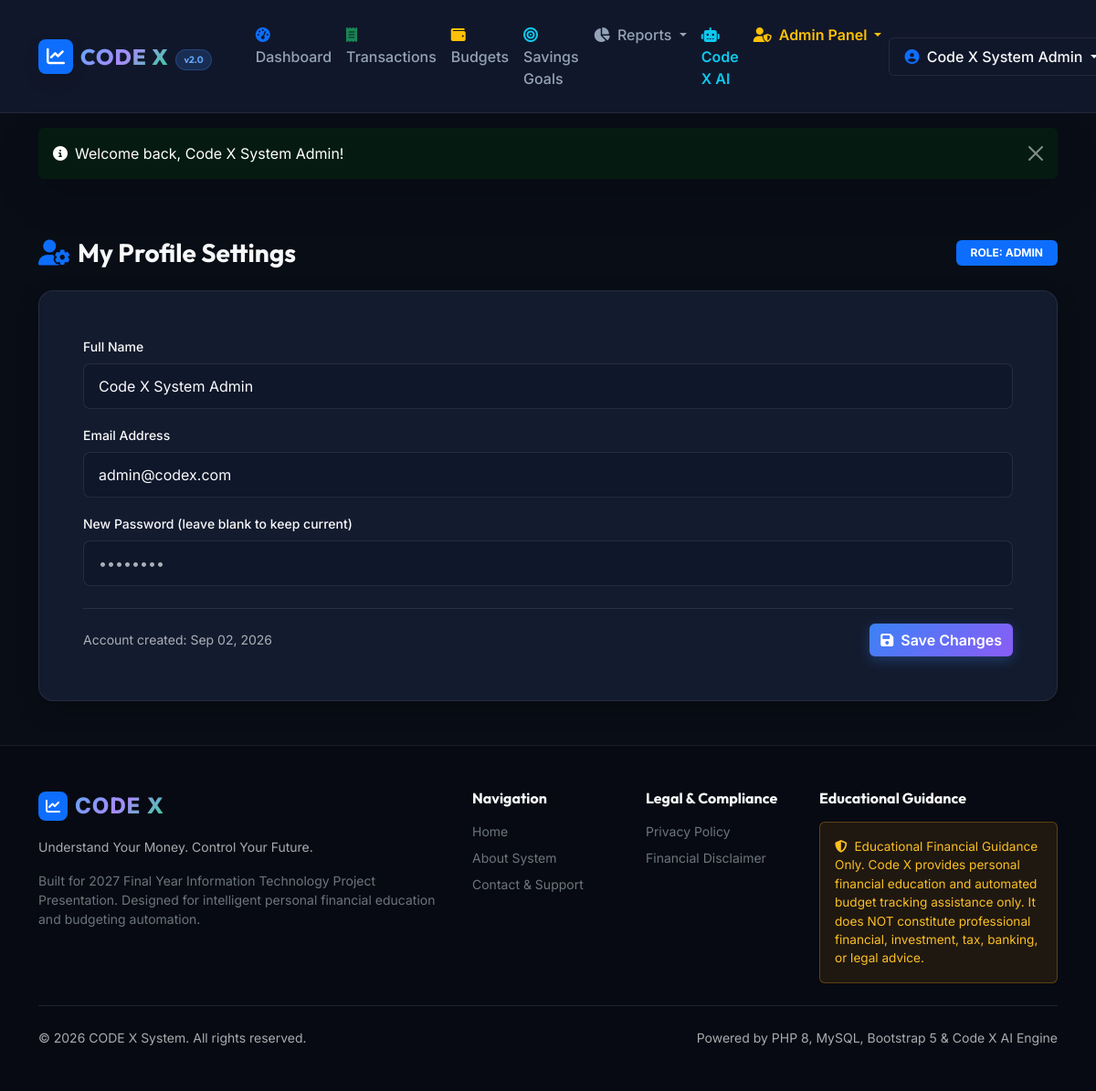
The page /auth/profile.php (signed in) on the database its author committed.
### tables this page shows
CREATE TABLE `users` (
  `id` INT AUTO_INCREMENT PRIMARY KEY,
  `full_name` VARCHAR(100) NOT NULL,
  `email` VARCHAR(150) NOT NULL UNIQUE,
  `password` VARCHAR(255) NOT NULL,
  `role` ENUM('user', 'admin') NOT NULL DEFAULT 'user',
  `created_at` TIMESTAMP DEFAULT CURRENT_TIMESTAMP,
  `updated_at` TIMESTAMP DEFAULT CURRENT_TIMESTAMP ON UPDATE CURRENT_TIMESTAMP
);

### config/app.php (called while the page is built, shortened)
<?php
function sanitize($data) {
    return htmlspecialchars(trim((string)$data), ENT_QUOTES, 'UTF-8');
}
function formatDate($dateStr) {
    return date('M d, Y', strtotime($dateStr));
}
?>

### auth/profile.php (the view, shortened to what this page needs)
<?php
require_once __DIR__ . '/../config/app.php';
$db = getDBConnection();
$userId = $_SESSION['user_id'];
$stmt = $db->prepare("SELECT * FROM users WHERE id = :id");
$stmt->execute([':id' => $userId]);
$user = $stmt->fetch();
require_once __DIR__ . '/../includes/header.php';
?>
<div class="container py-5">
    <div class="max-w-2xl mx-auto">
        <div class="d-flex align-items-center justify-content-between mb-4">
            <h1 class="h3 font-heading text-light mb-0"><i class="fa-solid fa-user-gear me-2 text-primary"></i>My Profile Settings</h1>
            <span class="badge bg-primary px-3 py-2 text-uppercase">Role: <?= sanitize($user['role']) ?></span>
        </div>
        <div class="codex-card p-4 p-md-5">
            <form action="profile.php" method="POST">
                <div class="mb-3">
                    <label class="form-label text-light small fw-medium">Full Name</label>
                    <input type="text" name="full_name" class="form-control" value="<?= sanitize($user['full_name']) ?>" required>
                </div>
                <div class="mb-3">
                    <label class="form-label text-light small fw-medium">Email Address</label>
                    <input type="email" name="email" class="form-control" value="<?= sanitize($user['email']) ?>" required>
                </div>
                <div class="mb-4">
                    <label class="form-label text-light small fw-medium">New Password (leave blank to keep current)</label>
                    <input type="password" name="new_password" class="form-control" placeholder="••••••••">
                </div>
                <div class="d-flex justify-content-between align-items-center pt-3 border-top border-secondary border-opacity-25">
                    <span class="small text-muted">Account created: <?= formatDate($user['created_at']) ?></span>
                    <button type="submit" class="btn btn-codex-primary">
                        <i class="fa-solid fa-floppy-disk me-2"></i>Save Changes
                    </button>
                </div>
            </form>
        </div>
    </div>
</div>
<?php require_once __DIR__ . '/../includes/footer.php'; ?>

### assets/css/style.css (style rules this page uses)
:root { --codex-bg-dark: #090d16; --codex-card-bg: #131b2e; --codex-card-hover: #1a243d; --codex-border: rgba(255, 255, 255, 0.08); --codex-border-hover: rgba(59, 130, 246, 0.4); --codex-primary: #3b82f6; --codex-primary-glow: rgba(59, 130, 246, 0.3); --codex-secondary: #6366f1; --codex-success: #10b981; --codex-success-glow: rgba(16, 185, 129, 0.25); --codex-danger: #ef4444; --codex-danger-glow: rgba(239, 68, 68, 0.25); --codex-warning: #f59e0b; --codex-info: #06b6d4; --codex-text-main: #f8fafc; --codex-text-muted: #94a3b8; --codex-text-dim: #64748b; --codex-gradient-hero: linear-gradient(135deg, #090d16 0%, #1e1b4b 50%, #090d16 100%); --codex-gradient-accent: linear-gradient(135deg, #3b82f6 0%, #8b5cf6 100%); --codex-gradient-income: linear-gradient(135deg, #059669 0%, #10b981 100%); --codex-gradient-expense: linear-gradient(135deg, #dc2626 0%, #ef4444 100%); --codex-gradient-balance: linear-gradient(135deg, #2563eb 0%, #6366f1 100%); }
body { background-color: var(--codex-bg-dark); color: var(--codex-text-main); font-family: 'Inter', -apple-system, BlinkMacSystemFont, sans-serif; min-height: 100vh; display: flex; flex-direction: column; overflow-x: hidden; }
h1, h2, h3, h4, h5, h6, .navbar-brand, .font-heading { font-family: 'Outfit', sans-serif; font-weight: 700; }
.codex-card { background: var(--codex-card-bg); border: 1px solid var(--codex-border); border-radius: 1rem; box-shadow: 0 10px 30px -10px rgba(0, 0, 0, 0.5); transition: all 0.3s cubic-bezier(0.4, 0, 0.2, 1); }
.btn-codex-primary { background: var(--codex-gradient-accent); color: #fff; border: none; font-weight: 600; box-shadow: 0 4px 14px var(--codex-primary-glow); transition: all 0.25s; }
.form-control, .form-select { background-color: #0f172a; border: 1px solid var(--codex-border); color: var(--codex-text-main); border-radius: 0.5rem; padding: 0.75rem 1rem; }

### rows shown on the page
users: role "ADMIN", full_name "Code X System Admin", email "admin@codex.com", created_at "Sep 02, 2026"

### other values the page prints
$_SESSION['user_name'] "Code X System Admin"
$flash['message'] "Welcome back, Code X System Admin!"
APP_TAGLINE "Understand Your Money. Control Your Future."
